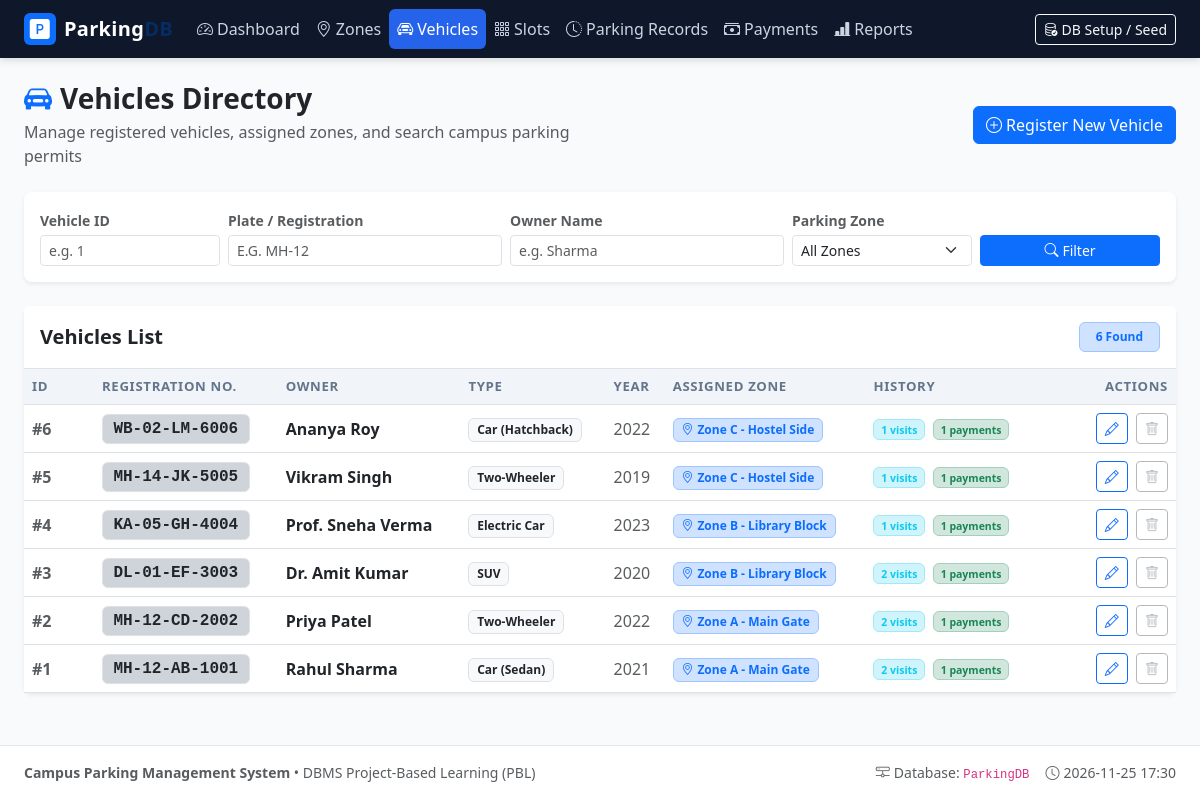
Screenshot of /vehicles.php with the database file from the repository.
### tables this page shows
CREATE TABLE `Vehicle` (
    `vehicle_id` INT AUTO_INCREMENT PRIMARY KEY,
    `owner_name` VARCHAR(100) NOT NULL,
    `vehicle_number` VARCHAR(20) NOT NULL UNIQUE,
    `vehicle_type` VARCHAR(20) NULL,
    `registration_year` INT NULL,
    `zone_id` INT NULL,
    CONSTRAINT `fk_vehicle_zone` FOREIGN KEY (`zone_id`) 
        REFERENCES `Parking_Zone` (`zone_id`) 
        ON DELETE RESTRICT ON UPDATE CASCADE
);

CREATE TABLE `Parking_Zone` (
    `zone_id` INT AUTO_INCREMENT PRIMARY KEY,
    `zone_name` VARCHAR(50) NOT NULL UNIQUE,
    `location` VARCHAR(50) NULL
);

### includes/functions.php (called while the page is built, shortened)
<?php
function sanitize(mixed $data): string {
    return htmlspecialchars((string)($data ?? ''), ENT_QUOTES, 'UTF-8');
}

### vehicles.php (the view, shortened to what this page needs)
<?php
require_once __DIR__ . '/includes/header.php';
$action = $_GET['action'] ?? 'list';
$searchId = trim($_GET['search_id'] ?? '');
$searchReg = trim($_GET['search_reg'] ?? '');
$searchOwner = trim($_GET['search_owner'] ?? '');
$params = [];
$sql = "
    SELECT v.vehicle_id, v.owner_name, v.vehicle_number, v.vehicle_type, v.registration_year, v.zone_id,
           z.zone_name, z.location AS zone_location,
           COUNT(DISTINCT r.record_id) AS record_count,
           COUNT(DISTINCT p.payment_id) AS payment_count
    FROM Vehicle v
    LEFT JOIN Parking_Zone z ON v.zone_id = z.zone_id
    LEFT JOIN Parking_Record r ON v.vehicle_id = r.vehicle_id
    LEFT JOIN Parking_Payment p ON v.vehicle_id = p.vehicle_id
";
$sql .= " GROUP BY v.vehicle_id, v.owner_name, v.vehicle_number, v.vehicle_type, v.registration_year, v.zone_id, z.zone_name, z.location ORDER BY v.vehicle_id DESC";
$stmt = $pdo->prepare($sql);
$stmt->execute($params);
$vehicles = $stmt->fetchAll();
?>
<div class="row mb-4 align-items-center">
    <div class="col-md-6">
        <h2 class="h3 fw-bold text-dark mb-1">
            <i class="bi bi-car-front-fill text-primary me-2"></i>Vehicles Directory
        </h2>
        <p class="text-muted mb-0">Manage registered vehicles, assigned zones, and search campus parking permits</p>
    </div>
    <div class="col-md-6 text-md-end mt-3 mt-md-0">
        <?php if ($action !== 'create'): ?>
            <a href="vehicles.php?action=create" class="btn btn-primary">
                <i class="bi bi-plus-circle me-1"></i>Register New Vehicle
            </a>
        <?php endif; ?>
    </div>
</div>
<div class="card border-0 shadow-sm mb-4 bg-white">
    <div class="card-body">
        <form method="GET" action="vehicles.php" class="row g-2 align-items-end">
            <div class="col-lg-2 col-md-3 col-sm-6">
                <label for="search_id" class="form-label small fw-semibold text-muted mb-1">Vehicle ID</label>
                <input type="number" class="form-control form-control-sm" id="search_id" name="search_id"
                       placeholder="e.g. 1" value="<?= sanitize($searchId) ?>">
            </div>
            <div class="col-lg-3 col-md-3 col-sm-6">
                <label for="search_reg" class="form-label small fw-semibold text-muted mb-1">Plate / Registration</label>
                <input type="text" class="form-control form-control-sm text-uppercase" id="search_reg" name="search_reg"
                       placeholder="e.g. MH-12" value="<?= sanitize($searchReg) ?>">
            </div>
            <div class="col-lg-3 col-md-3 col-sm-6">
                <label for="search_owner" class="form-label small fw-semibold text-muted mb-1">Owner Name</label>
                <input type="text" class="form-control form-control-sm" id="search_owner" name="search_owner"
                       placeholder="e.g. Sharma" value="<?= sanitize($searchOwner) ?>">
            </div>
            <div class="col-lg-2 col-md-3 col-sm-6">
                <label for="filter_zone" class="form-label small fw-semibold text-muted mb-1">Parking Zone</label>
                <select class="form-select form-select-sm" id="filter_zone" name="zone_id">
                    <option value="">All Zones</option>
                </select>
            </div>
            <div class="col-lg-2 col-md-12 d-flex gap-1">
                <button type="submit" class="btn btn-sm btn-primary w-100">
                    <i class="bi bi-search me-1"></i>Filter
                </button>
            </div>
        </form>
    </div>
</div>
<div class="card border-0 shadow-sm">
    <div class="card-header bg-white py-3 border-bottom d-flex justify-content-between align-items-center">
        <h5 class="card-title mb-0 fw-bold">Vehicles List</h5>
        <span class="badge bg-primary-subtle text-primary border border-primary-subtle px-3 py-2">
            <?= count($vehicles) ?> Found
        </span>
    </div>
    <div class="table-responsive">
        <table class="table table-hover align-middle mb-0">
            <thead>
                <tr>
                    <th style="width: 70px;">ID</th>
                    <th>Registration No.</th>
                    <th>Owner</th>
                    <th>Type</th>
                    <th>Year</th>
                    <th>Assigned Zone</th>
                    <th>History</th>
                    <th style="width: 140px;" class="text-end">Actions</th>
                </tr>
            </thead>
            <tbody>
                <?php if (empty($vehicles)): ?>
                    <tr>
                        <td colspan="8" class="text-center text-muted py-4">No vehicles matched your search criteria.</td>
                    </tr>
                <?php else: ?>
                    <?php foreach ($vehicles as $v): ?>
                        <?php
                            $depCount = $v['record_count'] + $v['payment_count'];
                            $canDelete = ($depCount === 0);
                        ?>
                        <tr>
                            <td class="fw-bold text-muted">#<?= sanitize($v['vehicle_id']) ?></td>
                            <td>
                                <span class="badge bg-dark-subtle text-dark border font-monospace fs-6">
                                    <?= sanitize($v['vehicle_number']) ?>
                                </span>
                            </td>
                            <td>
                                <strong class="text-dark"><?= sanitize($v['owner_name']) ?></strong>
                            </td>
                            <td>
                                <span class="badge bg-light text-dark border">
                                    <?= sanitize($v['vehicle_type'] ?: 'Unspecified') ?>
                                </span>
                            </td>
                            <td class="text-muted"><?= sanitize($v['registration_year'] ?: '-') ?></td>
                            <td>
                                <?php if ($v['zone_name']): ?>
                                    <span class="badge bg-primary-subtle text-primary border border-primary-subtle">
                                        <i class="bi bi-geo-alt me-1"></i><?= sanitize($v['zone_name']) ?>
                                    </span>
                                <?php else: ?>
                                    <span class="badge bg-secondary-subtle text-secondary">None</span>
                                <?php endif; ?>
                            </td>
                            <td class="small">
                                <span class="badge bg-info-subtle text-info border border-info-subtle me-1" title="Parking Records">
                                    <?= $v['record_count'] ?> visits
                                </span>
                                <span class="badge bg-success-subtle text-success border border-success-subtle" title="Payments">
                                    <?= $v['payment_count'] ?> payments
                                </span>
                            </td>
                            <td class="text-end">
                                <a href="vehicles.php?action=edit&id=<?= $v['vehicle_id'] ?>" class="btn btn-sm btn-outline-primary me-1" title="Edit">
                                    <i class="bi bi-pencil"></i>
                                </a>
                                <form method="POST" action="vehicles.php" class="d-inline"
                                      onsubmit="<?= !$canDelete ? "alert('Cannot delete: This vehicle has {$v['record_count']} parking record(s) and {$v['payment_count']} payment(s) linked to it. Please delete those records first to maintain data integrity.'); return false;" : "return confirm('Are you sure you want to delete vehicle \"".addslashes($v['vehicle_number']). "\"?');" ?>">
                                    <button type="submit" class="btn btn-sm <?= $canDelete ? 'btn-outline-danger' : 'btn-outline-secondary opacity-50' ?>"
                                            title="<?= $canDelete ? 'Delete vehicle' : 'Cannot delete (has linked visits or payments)' ?>">
                                        <i class="bi bi-trash"></i>
                                    </button>
                                </form>
                            </td>
                        </tr>
                    <?php endforeach; ?>
                <?php endif; ?>
            </tbody>
        </table>
    </div>
</div>
<?php require_once __DIR__ . '/includes/footer.php'; ?>

### assets/css/style.css (style rules this page uses)
:root { --primary-color: #2563eb; --primary-hover: #1d4ed8; --secondary-color: #475569; --success-color: #10b981; --warning-color: #f59e0b; --danger-color: #ef4444; --sidebar-bg: #0f172a; --sidebar-color: #cbd5e1; --card-shadow: 0 4px 6px -1px rgba(0, 0, 0, 0.07), 0 2px 4px -2px rgba(0, 0, 0, 0.05); }
body { background-color: #f8fafc; color: #1e293b; font-family: system-ui, -apple-system, "Segoe UI", Roboto, Helvetica, Arial, sans-serif; min-height: 100vh; display: flex; flex-direction: column; }
.card { border-radius: 0.5rem; box-shadow: var(--card-shadow); border: 1px solid #e2e8f0; }
.table th { font-size: 0.825rem; text-transform: uppercase; letter-spacing: 0.05em; color: #64748b; background-color: #f1f5f9; vertical-align: middle; }
.table td { vertical-align: middle; }
.badge { font-weight: 600; padding: 0.4em 0.65em; }

### rows the page displays
vehicle: vehicle_id "6", vehicle_number "WB-02-LM-6006", owner_name "Ananya Roy", vehicle_type "Car (Hatchback)", registration_year "2022", zone.zone_name "Zone C - Hostel Side", record_count "1", payment_count "1"
vehicle: vehicle_id "5", vehicle_number "MH-14-JK-5005", owner_name "Vikram Singh", vehicle_type "Two-Wheeler", registration_year "2019", zone.zone_name "Zone C - Hostel Side", record_count "1", payment_count "1"
vehicle: vehicle_id "4", vehicle_number "KA-05-GH-4004", owner_name "Prof. Sneha Verma", vehicle_type "Electric Car", registration_year "2023", zone.zone_name "Zone B - Library Block", record_count "1", payment_count "1"
vehicle: vehicle_id "3", vehicle_number "DL-01-EF-3003", owner_name "Dr. Amit Kumar", vehicle_type "SUV", registration_year "2020", zone.zone_name "Zone B - Library Block", record_count "2", payment_count "1"
vehicle: vehicle_id "2", vehicle_number "MH-12-CD-2002", owner_name "Priya Patel", vehicle_type "Two-Wheeler", registration_year "2022", zone.zone_name "Zone A - Main Gate", record_count "2", payment_count "1"
vehicle: vehicle_id "1", vehicle_number "MH-12-AB-1001", owner_name "Rahul Sharma", vehicle_type "Car (Sedan)", registration_year "2021", zone.zone_name "Zone A - Main Gate", record_count "2", payment_count "1"

### other values shown
count($vehicles) "6"
